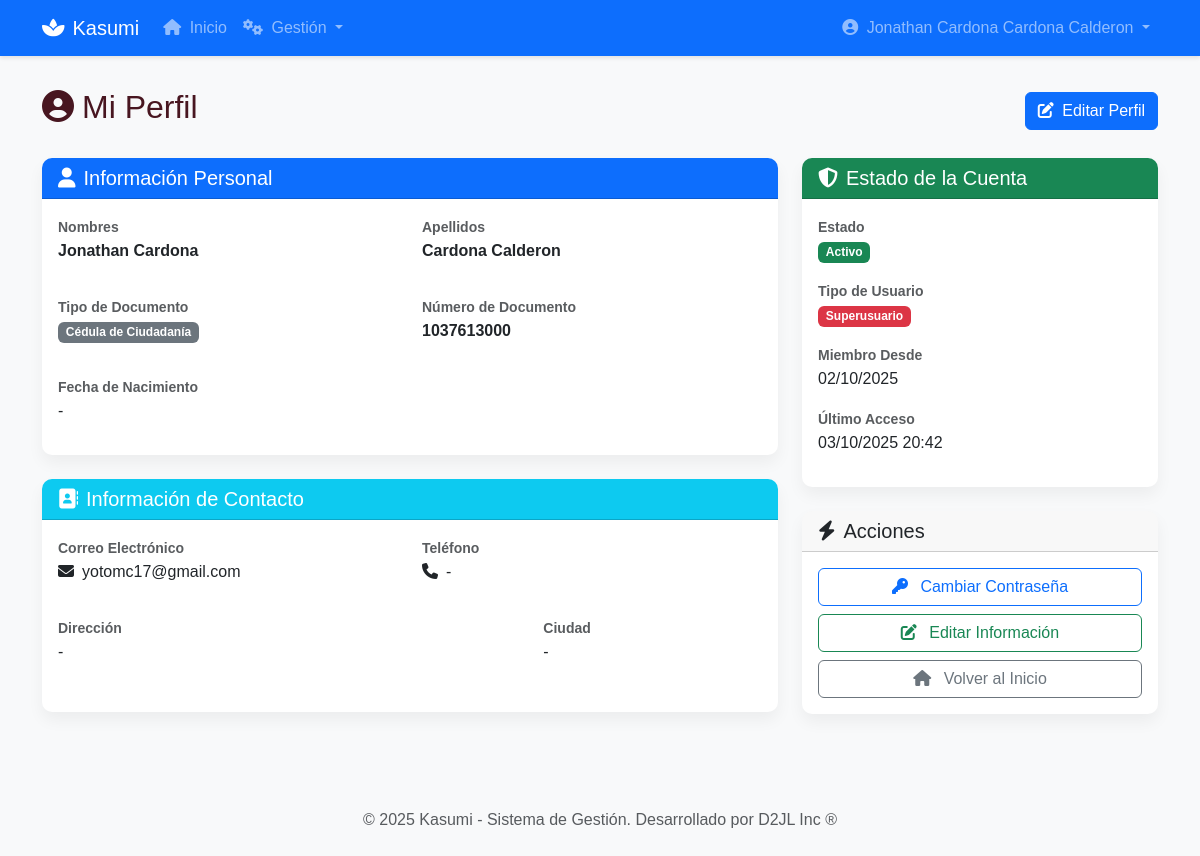
Before: /accounts/perfil/ (signed in) with the older database file.
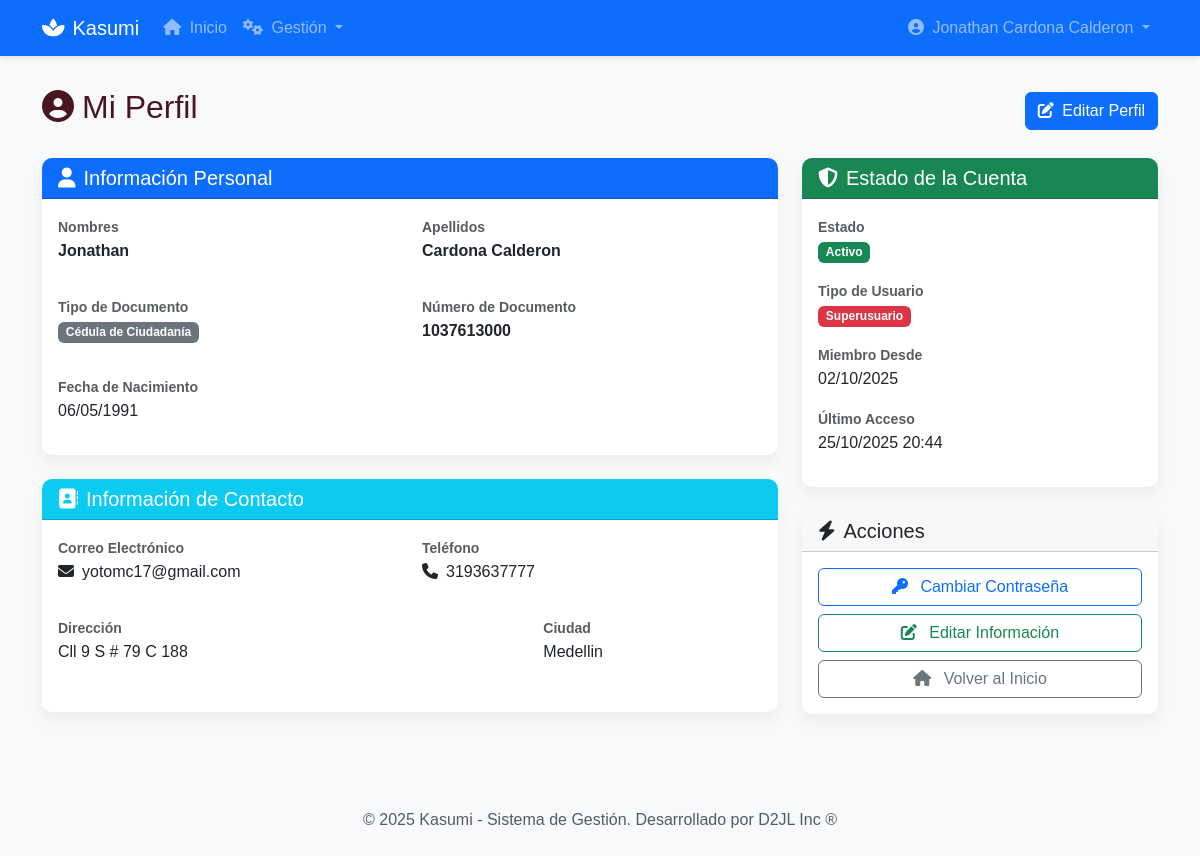
After: the same page with the newer database file.
### accounts/models.py (models this page shows, shortened)
class Usuario(AbstractUser):
    TIPO_DOCUMENTO_CHOICES = [
        ('CC', 'Cédula de Ciudadanía'),
        ('CE', 'Cédula de Extranjería'),
        ('TI', 'Tarjeta de Identidad'),
        ('PAS', 'Pasaporte'),
    ]
    username = None
    email = models.EmailField(_('email address'), unique=True)
    tipo_documento = models.CharField(
        max_length=3,
        choices=TIPO_DOCUMENTO_CHOICES,
        default='CC',
        verbose_name='Tipo de Documento'
    )
    numero_documento = models.CharField(
        max_length=20,
        unique=True,
        verbose_name='Número de Documento'
    )
    telefono = models.CharField(max_length=15, blank=True, verbose_name='Teléfono')
    direccion = models.TextField(blank=True, verbose_name='Dirección')
    ciudad = models.CharField(max_length=100, blank=True, verbose_name='Ciudad')
    fecha_nacimiento = models.DateField(null=True, blank=True, verbose_name='Fecha de Nacimiento')
    USERNAME_FIELD = 'email'
    REQUIRED_FIELDS = ['numero_documento', 'first_name', 'last_name']
    objects = UsuarioManager()
    class Meta:
        verbose_name = 'Usuario'
        verbose_name_plural = 'Usuarios'

### accounts/views.py (the view)
# urls.py: path('perfil/', views.PerfilView.as_view(), name='perfil'),
@method_decorator(login_required, name='dispatch')
class PerfilView(TemplateView):
    template_name = 'accounts/perfil.html'
    def get_context_data(self, **kwargs):
        context = super().get_context_data(**kwargs)
        context['usuario'] = self.request.user
        return context

### templates/accounts/perfil.html (shortened to what the changed rows need)
{% extends "base.html" %}
{% load static %}
{% block content %}
<div class="row mb-4">
    <div class="col-12">
        <div class="d-flex justify-content-between align-items-center">
            <h2><i class="fas fa-user-circle me-2"></i>Mi Perfil</h2>
        </div>
    </div>
</div>
<div class="row">
    <div class="col-lg-8">
        <div class="card mb-4">
            <div class="card-body">
                <div class="row mb-3">
                    <div class="col-md-6">
                        <label class="text-muted small">Nombres</label>
                        <p class="fw-bold">{{ usuario.first_name }}</p>
                    </div>
                    <div class="col-md-6">
                        <label class="text-muted small">Apellidos</label>
                        <p class="fw-bold">{{ usuario.last_name }}</p>
                    </div>
                </div>
                <div class="row mb-3">
                    <div class="col-md-6">
                        <p><span class="badge bg-secondary">{{ usuario.get_tipo_documento_display }}</span></p>
                    </div>
                    <div class="col-md-6">
                        <label class="text-muted small">Número de Documento</label>
                        <p class="fw-bold">{{ usuario.numero_documento }}</p>
                    </div>
                </div>
                <div class="row">
                    <div class="col-md-6">
                        <label class="text-muted small">Fecha de Nacimiento</label>
                        <p>{{ usuario.fecha_nacimiento|date:"d/m/Y"|default:"-" }}</p>
                    </div>
                </div>
            </div>
        </div>
        <div class="card mb-4">
            <div class="card-body">
                <div class="row mb-3">
                    <div class="col-md-6">
                        <label class="text-muted small">Correo Electrónico</label>
                        <p><i class="fas fa-envelope me-2"></i>{{ usuario.email }}</p>
                    </div>
                    <div class="col-md-6">
                        <label class="text-muted small">Teléfono</label>
                        <p><i class="fas fa-phone me-2"></i>{{ usuario.telefono|default:"-" }}</p>
                    </div>
                </div>
                <div class="row mb-3">
                    <div class="col-md-8">
                        <label class="text-muted small">Dirección</label>
                        <p>{{ usuario.direccion|default:"-" }}</p>
                    </div>
                    <div class="col-md-4">
                        <label class="text-muted small">Ciudad</label>
                        <p>{{ usuario.ciudad|default:"-" }}</p>
                    </div>
                </div>
            </div>
        </div>
    </div>
    <div class="col-lg-4">
        <div class="card mb-4">
            <div class="card-body">
                <div class="mb-3">
                    <label class="text-muted small">Miembro Desde</label>
                    <p>{{ usuario.date_joined|date:"d/m/Y" }}</p>
                </div>
                <div>
                    <label class="text-muted small">Último Acceso</label>
                    <p>{{ usuario.last_login|date:"d/m/Y H:i"|default:"Nunca" }}</p>
                </div>
            </div>
        </div>
    </div>
</div>
{% endblock %}

### templates/base.html (shortened to what this page needs)
<!DOCTYPE html>
{% load static %}
<html lang="es">
<head>
    <link href="https://cdn.jsdelivr.net/npm/bootstrap@5.3.3/dist/css/bootstrap.min.css" rel="stylesheet">
    <link rel="stylesheet" href="https://cdnjs.cloudflare.com/ajax/libs/font-awesome/6.4.0/css/all.min.css">
    <link rel="stylesheet" href="{% static 'css/styles.css' %}">
</head>
<body class="{% block body_class %}{% endblock %}">
    {% if user.is_authenticated %}
    <nav class="navbar navbar-expand-lg navbar-dark bg-primary">
        <div class="container">
            <a class="navbar-brand" href="{% url 'core:home' %}">
                <i class="fas fa-spa me-2"></i>Kasumi
            </a>
            <div class="collapse navbar-collapse" id="navbarNav">
                <ul class="navbar-nav me-auto">
                    <li class="nav-item">
                        <a class="nav-link" href="{% url 'core:home' %}">
                            <i class="fas fa-home me-1"></i> Inicio
                        </a>
                    </li>
                    {% if user.is_staff %}
                    <li class="nav-item dropdown">
                        <a class="nav-link dropdown-toggle" href="#" id="gestionDropdown" role="button" data-bs-toggle="dropdown">
                            <i class="fas fa-cogs me-1"></i> Gestión
                        </a>
                    </li>
                    {% endif %}
                </ul>
                <ul class="navbar-nav">
                    <li class="nav-item dropdown">
                        <a class="nav-link dropdown-toggle" href="#" id="userDropdown" role="button" data-bs-toggle="dropdown">
                            <i class="fas fa-user-circle me-1"></i> {{ user.get_full_name|default:user.email }}
                        </a>
                    </li>
                </ul>
            </div>
        </div>
    </nav>
    {% endif %}
    <main class="container">
        {% block content %}{% endblock %}
    </main>
    <footer class="bg-light text-center text-muted py-4 mt-5">
        <div class="container">
            <p class="mb-0">© {% now "Y" %} Kasumi - Sistema de Gestión. <span class="d-none d-md-inline">Desarrollado por D2JL Inc ®</span></p>
        </div>
    </footer>
</body>
</html>

Changed rows visible on the page:
changed Usuario "Cardona Calderon": get_full_name "Jonathan Cardona Cardona Calderon" → "Jonathan Cardona Calderon"; first_name "Jonathan Cardona" → "Jonathan"; fecha_nacimiento "-" → "06/05/1991"; telefono "-" → "3193637777"; direccion "-" → "Cll 9 S # 79 C 188"; ciudad "-" → "Medellin"; last_login "03/10/2025 20:42" → "25/10/2025 20:44"
